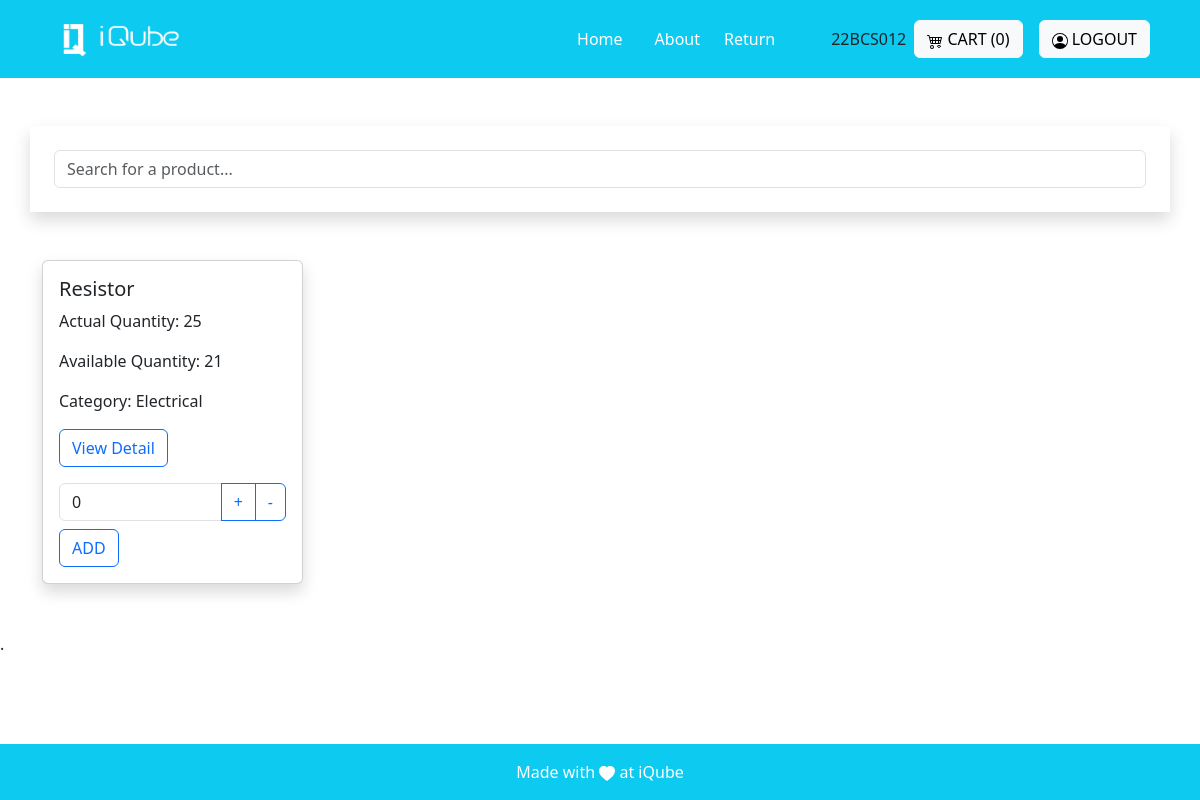
Screenshot of / (signed in) with the database file from the repository.
### invention/models.py (models this page shows, shortened)
class Product(models.Model):
    name=models.CharField(max_length=255)
    decription=models.CharField(max_length=100)
    actual_count=models.PositiveIntegerField()
    available_count=models.PositiveIntegerField()
    dummy_count = models.PositiveIntegerField()
    category= models.ForeignKey('Category', on_delete=models.CASCADE)
    created_at = models.DateTimeField(auto_now=True)
    image = models.ImageField(upload_to='images')

class Category(models.Model):
    name=models.CharField(max_length=25)
    created_by = models.ForeignKey(User, on_delete=models.CASCADE)
    created_at=models.DateTimeField(auto_now=True)
    class Meta:
        verbose_name_plural = 'Categories'
    def __str__(self):
        return str(self.name)

### invention/decorators.py (the view)
        def wrapper_func(request, *args, **kwargs):
            group = None
            mail=AdminMail.objects.all()
            p=0
            for i in mail:
                if request.user.email==i.mail:
                    p=10
            if request.user.groups.exists():
                group = request.user.groups.all()[0].name
            if (group in allowed_roles) or (p==10):
              return view_func(request, *args, **kwargs)
            else:
                return render(request, 'core/no_permission.html')

### invention/views.py (called while the page is built)
@login_required(login_url= 'login')
@allowed_user(allowed_roles=['student_user','admin', 'superadmin'])
def home(request):
    if len(request.user.username)>9:
        user = get_object_or_404(User, id=request.user.id)
        admin_group = Group.objects.get(name='admin')
        user.groups.add(admin_group)
    products = Product.objects.all()
    query = request.GET.get('query', '')
    if query:
       products = products.filter(name__icontains = query)
    cart_items = []
    for product_id, quantity in temporary_cart.items():
            product = Product.objects.get(pk=product_id)
            cart_items.append({'product': product, 'quantity': quantity})
    cart = len(cart_items)
    return render(request, 'core/home.html', {'products': products, 'cart':cart,})

### invention/templates/core/home.html (shortened to what this page needs)
{% extends "base.html" %}
{% block base %}
<div class="container p-4 shadow mb-5 mt-5" id="search">
  <input type="text" id="searchInput" class="form-control" placeholder="Search for a product...">
</div>
<div class="container my-4" id="productsContainer">
  <div class="row row-cols-1 row-cols-md-4 g-4" id="productList">
    {% for product in products reversed %}
    <div class="col product-card">
      <div class="card shadow">
        <div class="card-body">
          <h5 class="card-title">{{ product.name }}</h5>
          <p class="card-text">Actual Quantity: {{ product.actual_count }}</p>
          <p class="card-text">Available Quantity: {{ product.available_count }}</p>
          <p class="card-text">Category: {{ product.category }}</p>
          <a href="{% url 'Product_description' product.id %}" class="btn btn-outline-primary">View Detail</a>
          <form action="{% url 'add_to_cart' product_id=product.id %}" method="post" class="mt-3" onsubmit="return validateForm(this, {{ product.available_count }})">
            <div class="input-group">
              <input type="number" class="form-control" min="0" value="0" name="count">
              <button class="btn btn-outline-primary" type="button" onclick="increment(this)">+</button>
              <button class="btn btn-outline-primary" type="button" onclick="decrement(this)">-</button>
            </div>
            <button class="btn btn-outline-primary mt-2" type="submit">ADD</button>
          </form>
        </div>
      </div>
    </div>
    {% endfor %}
  </div>
</div>
<div class="mb-5 mt-5">
  .
</div>
{% endblock %}

### invention/templates/base.html (shortened to what this page needs)
{% load static %}
<!DOCTYPE html>
<html lang="en">
<head>
    <link href="https://cdn.jsdelivr.net/npm/bootstrap@5.3.2/dist/css/bootstrap.min.css" rel="stylesheet"
>
</head>
<body>
    <nav class="sticky-top navbar navbar-expand-lg navbar-dark bg-info p-3">
    <div class="container">
            <a class="navbar-brand" href="#">
                <img src="{% static 'images/logo-white.png' %}" alt="Logo" height="36" width="150">
            </a>
            <div class="collapse navbar-collapse justify-content-end" id="navbarNav">
                <ul class="navbar-nav mx-5">
                    <li class="nav-item mx-2">
                        <a class="nav-link active" href="{% url 'Home'%}">Home</a>
                    </li>
                    <li class="nav-item mx-2">
                        <a class="nav-link active" href="{% url 'About' %}">About</a>
                    </li>
                    <li>
                        <a href="/return_form" class="nav-link active">Return</a>
                    </li>
                </ul>
            </div>
            {{request.user.username}}
            <div class="mt-3 mt-lg-0 mx-2">
                <a class="btn btn-light" href="{% url 'view_cart' %}">
                    CART ({{cart}})
                </a>
            </div>
            {% if not user.is_authenticated %}
            <div class="mt-3 mt-lg-0 mx-2">
                <a class="btn btn-light" href="{% url "social:begin" 'azuread-tenant-oauth2' %}">
                    <svg xmlns="http://www.w3.org/2000/svg" width="16" height="16" fill="currentColor" class="bi bi-person-circle" viewBox="0 0 16 16">
                    <path d="M11 6a3 3 0 1 1-6 0 3 3 0 0 1 6 0"/>
                        <path fill-rule="evenodd" d="M0 8a8 8 0 1 1 16 0A8 8 0 0 1 0 8m8-7a7 7 0 0 0-5.468 11.37C3.242 11.226 4.805 10 8 10s4.757 1.225 5.468 2.37A7 7 0 0 0 8 1"/>
                    </svg>
                    LOGIN
                </a>
            </div>
            {% else %}
            <div class="mt-3 mt-lg-0 mx-2">
                <a class="btn btn-light" href="{% url 'logout' %}">
                    LOGOUT
                </a>
            </div>
            {% endif %}
        </div>
    </nav>
    <main>
        <div>
            {% block base %}{% endblock %}
        </div>
    </main>
    <footer class="bg-light text-center text-lg-start fixed-bottom">
        <div class="text-center p-2 bg-info p-3" style=" color: white;">
            <div>Made with
                <svg xmlns="http://www.w3.org/2000/svg" width="16" height="16" fill="currentColor"
                    class="bi bi-heart-fill" viewBox="0 0 16 16">
                    <path fill-rule="evenodd"
                        d="M8 1.314C12.438-3.248 23.534 4.735 8 15-7.534 4.736 3.562-3.248 8 1.314z" />
                </svg>
               at iQube
            </div>
        </div>
    </footer>
</body>
</html>
{% load sweetify %}

### invention/templates/base.html (style rules this page uses)
html { scroll-behavior:smooth; }

### rows the page displays
Product: name "Resistor", actual_count "25", available_count "21", category "Electrical"

### other values shown
{{ request.user.username }} "22BCS012"
{{ cart }} "0"
